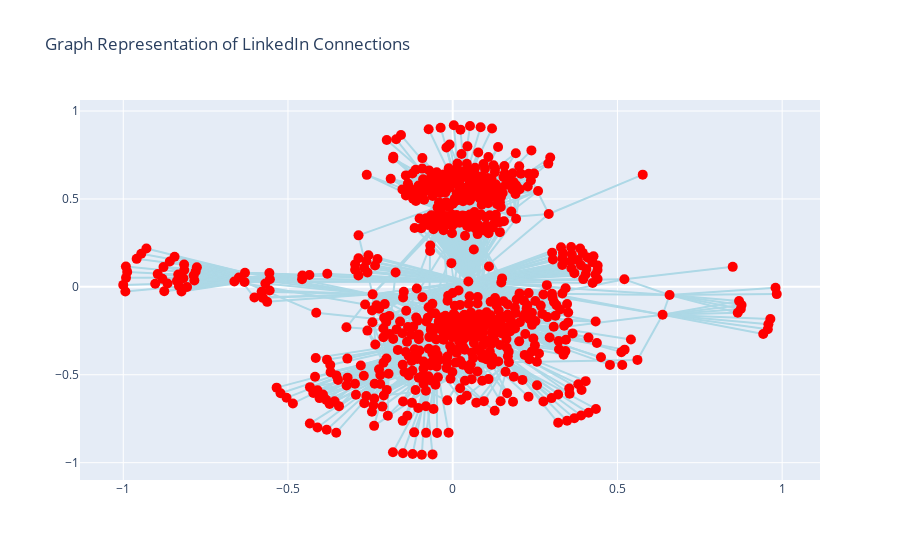

Notebook code for this chart:
### Code cell
plot_graph_test(graph)

### Figure 1 — Plotly figure (JSON) as saved in the notebook; plotly's stock layout.template omitted (floating-point values rounded to 4 significant figures; data arrays with more than 128 entries replaced by an {"elided": "..."} marker saying what was removed)
{"data": [{"hoverinfo": "none", "line": {"color": "lightblue"}, "mode": "lines", "type": "scatter", "x": {"elided": "13131 float values"}, "y": {"elided": "13131 float values"}}, {"hoverinfo": "text", "marker": {"color": "red", "size": 10}, "mode": "markers", "text": {"elided": "700 str values"}, "type": "scatter", "x": {"elided": "700 float values"}, "y": {"elided": "700 float values"}}], "layout": {"showlegend": false, "title": {"text": "Graph Representation of LinkedIn Connections"}}}
